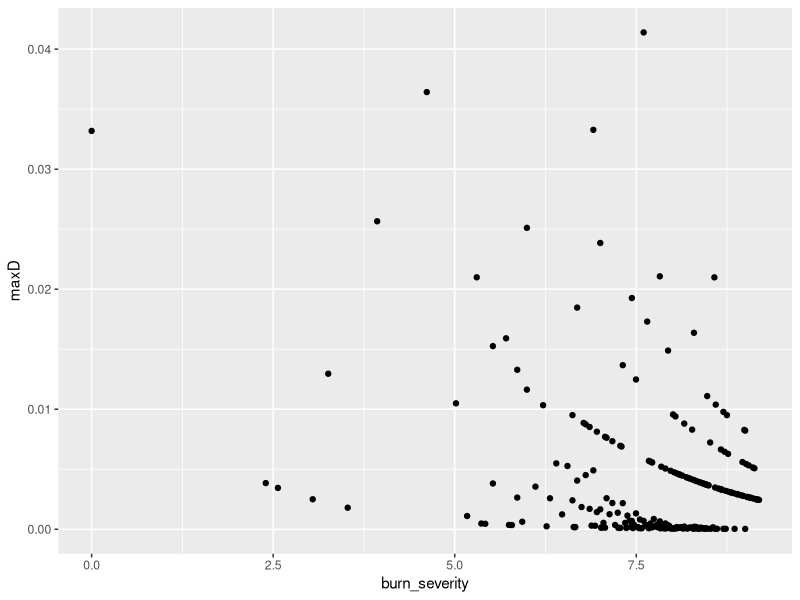
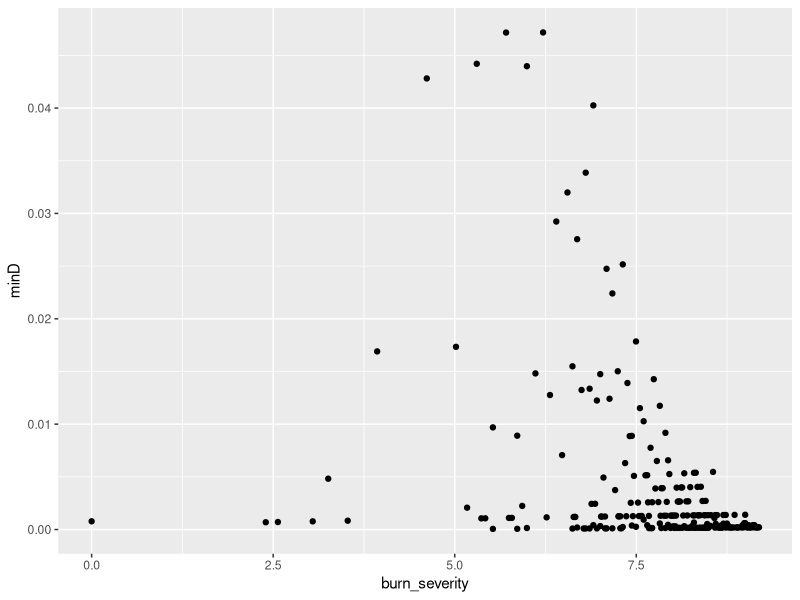

Recreate these plots in R, in order.
###############################################################################
# Analysis of the butterfly data set 
# Gabriel Dennis
###############################################################################
rm(list = ls())
gc()
library(tidyverse)
library(readxl)


# Load in the distribution  data 
df <- read.csv('data/burns_distributions.csv') %>%
      group_by(burn_severity, death) %>%
      summarise_all(sum)

# Plot densities
ggplot(df, aes(burn_severity, maxD)) + geom_point()


ggplot(df, aes(burn_severity, minD)) + geom_point()
